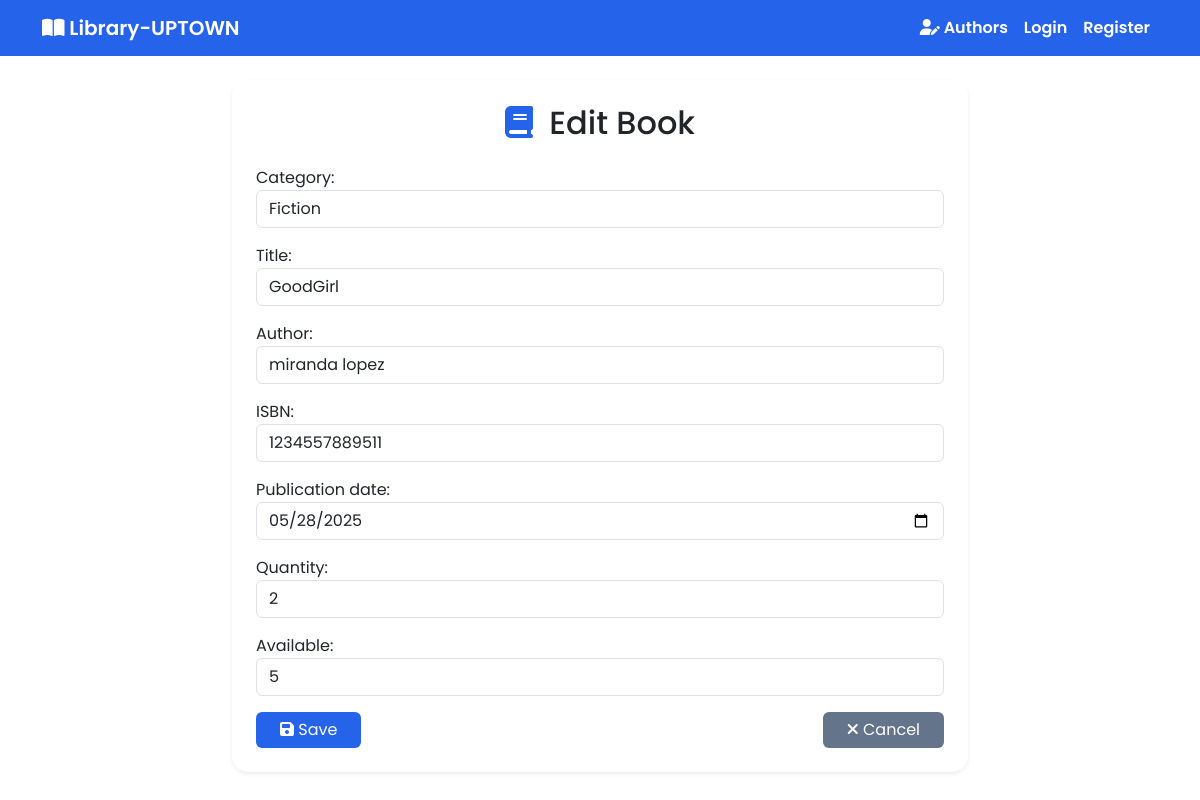
The app's page /library/books/1/update/, older data.
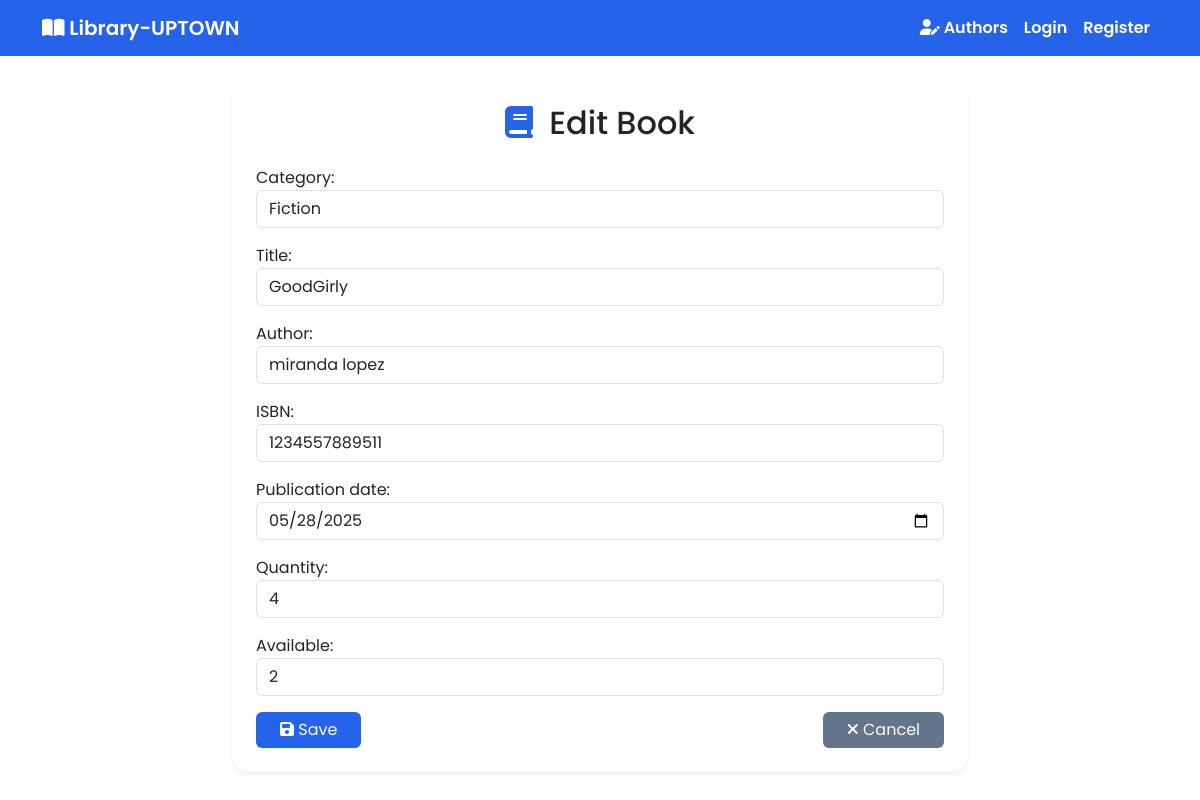
The same page, newer data.
### library/models.py (models this page shows, shortened)
class Book(models.Model):
    CATEGORY_CHOICES = [
        ('FICTION', 'Fiction'),
        ('SCI-FI', 'Science Fiction'),
        ('BIOGRAPHY', 'Biography'),
        ('EDUCATION', 'Education')
    ]
    category = models.CharField(
        max_length=20,
        choices=CATEGORY_CHOICES,
        default='FICTION'
    )
    title = models.CharField(max_length=200)
    author = models.ForeignKey(Author, on_delete=models.CASCADE, related_name='books')
    isbn = models.CharField(
        'ISBN',
        max_length=13,
        unique=True,
        validators=[MinLengthValidator(13)]
    )
    publication_date = models.DateField()
    quantity = models.PositiveIntegerField(default=1)
    available = models.PositiveIntegerField(default=1)
    class Meta:
        ordering = ['title']

### library/views.py (the view)
# urls.py: path('books/<int:pk>/update/', views.BookUpdateView.as_view(), name='book-update'),
class BookUpdateView(UpdateView):
    model = Book
    form_class = BookForm
    template_name = 'library/book_form.html'
    success_url = reverse_lazy('library:book-list')  # Redirect to the book list after saving

### library/forms.py (shortened to what this page needs)
class BookForm(forms.ModelForm):
    class Meta:
        model = Book
        fields = '__all__'
        widgets = {
            'title': forms.TextInput(attrs={'class': 'form-control'}),
            'author': forms.Select(attrs={'class': 'form-control'}),
            'category': forms.Select(attrs={'class': 'form-control'}),
            'isbn': forms.TextInput(attrs={'class': 'form-control'}),
            'publication_date': forms.DateInput(attrs={'type': 'date', 'class': 'form-control'}),
            'quantity': forms.NumberInput(attrs={'class': 'form-control'}),
            'available': forms.NumberInput(attrs={'class': 'form-control'}),
        }

### library/models.py (called while the page is built)
    def __str__(self):
        return f"{self.first_name} {self.last_name}"

### library/templates/library/book_form.html (shortened to what this page needs)
{% extends "base.html" %}
{% block extra_head %}
<link rel="stylesheet" href="https://cdnjs.cloudflare.com/ajax/libs/font-awesome/6.5.0/css/all.min.css">
{% endblock %}
{% block content %}
<div class="row justify-content-center">
    <div class="col-md-8">
        <div class="card shadow-sm border-0">
            <div class="card-body p-4">
                <h2 class="card-title mb-4 text-center">
                    <i class="fa-solid fa-book"></i>
                    {% if object %}Edit{% else %}Add{% endif %} Book
                </h2>
                <form method="post" novalidate>
                    {% for field in form %}
                        <div class="mb-3">
                            {{ field.label_tag }}
                            {{ field }}
                        </div>
                    {% endfor %}
                    <div class="d-flex justify-content-between">
                        <button type="submit" class="btn btn-primary px-4">
                            <i class="fa-solid fa-floppy-disk"></i> Save
                        </button>
                        <a href="{% url 'library:book-list' %}" class="btn btn-secondary px-4">
                            <i class="fa-solid fa-xmark"></i> Cancel
                        </a>
                    </div>
                </form>
            </div>
        </div>
    </div>
</div>
{% endblock %}

Row changes from the older to the newer data that the page shows:
changed Book "Fiction": title "GoodGirl" → "GoodGirly"; quantity "2" → "4"; available "5" → "2"
